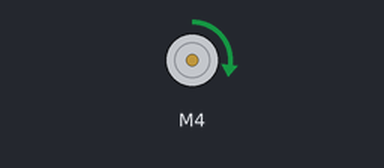
A sketch run on a simulated Arduino Uno, built with avr-gcc and run on an emulated ATmega328P. Parts: DC motor (green arrow = forward, orange = backward, longer = faster). What the sketch prints to the serial monitor is not drawn.

Above: at 0.1 s.
Timing chart, 0 to 1.6 s (numbered marks = the images above):
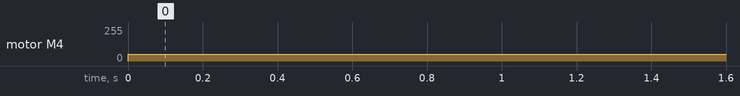

The sketch:

test_motors.ino
```cpp
#include <Wire.h>
#include <Adafruit_MotorShield.h>
#include "utility/Adafruit_MS_PWMServoDriver.h"

Adafruit_MotorShield AFMS = Adafruit_MotorShield();
Adafruit_DCMotor *myMotor = AFMS.getMotor(4);

void setup() {
  AFMS.begin();
  Serial.begin(9600);
  // Set the speed to start, from 0 (off) to 255 (max speed)
}

void loop() {
  Serial.println("HELLO");
  myMotor->setSpeed(50);
  myMotor->run(FORWARD);
}
```

Measured:
- by itself, motor M4: stopped → forward 50/255 at 0.00 s
